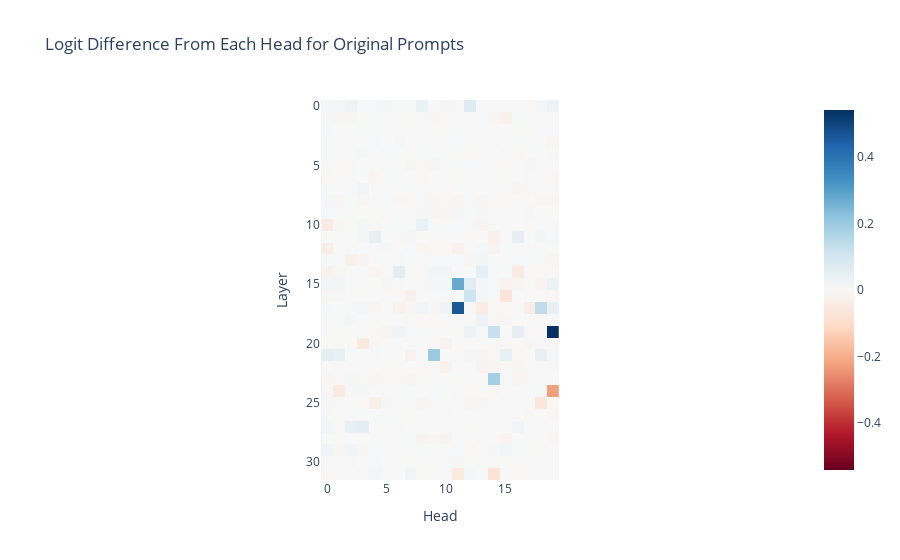

The notebook cell saved with this chart:
### Markdown cell above
We can further break down the output of each attention layer into the sum of the outputs of each attention head. Each attention layer consists of 12 heads, which each act independently and additively.

<details> <summary>Decomposing attention output into sums of heads</summary>
The standard way to compute the output of an attention layer is by concatenating the mixed values of each head, and multiplying by a big output weight matrix. But as described in [A Mathematical Framework](https://transformer-circuits.pub/2021/framework/index.html) this is equivalent to splitting the output weight matrix into a per-head output (here `model.blocks[k].attn.W_O`) and adding them up (including an overall bias term for the entire layer)
</details>

We see that only a few heads really matter - heads L9H6 and L9H9 contribute a lot positively (explaining why attention layer 9 is so important), while heads L10H7 and L11H10 contribute a lot negatively (explaining why attention layer 10 and layer 11 are actively harmful). These correspond to (some of) the name movers and negative name movers discussed in the paper. There are also several heads that matter positively or negatively but less strongly (other name movers and backup name movers)

There are a few meta observations worth making here - our model has 144 heads, yet we could localise this behaviour to a handful of specific heads, using straightforward, general techniques. This supports the claim in [A Mathematical Framework](https://transformer-circuits.pub/2021/framework/index.html) that attention heads are the right level of abstraction to understand attention. It also really surprising that there are *negative* heads - eg L10H7 makes the incorrect logit 7x *more* likely. I'm not sure what's going on there, though the paper discusses some possibilities.

### Code cell
orig_per_head_residual, labels = orig_cache.stack_head_results(
    layer=-1, pos_slice=-1, return_labels=True
)
orig_per_head_logit_diffs = residual_stack_to_logit_diff(
    orig_per_head_residual, orig_cache, orig_logit_diff_directions
)
orig_per_head_logit_diffs = einops.rearrange(
    orig_per_head_logit_diffs,
    "(layer head_index) -> layer head_index",
    layer=model.cfg.n_layers,
    head_index=model.cfg.n_heads,
)
imshow(
    orig_per_head_logit_diffs,
    labels={"x": "Head", "y": "Layer"},
    title="Logit Difference From Each Head for Original Prompts",
)

### Figure 1 — Plotly figure (JSON) as saved in the notebook; plotly's stock layout.template omitted (floating-point values rounded to 4 significant figures; data arrays with more than 128 entries replaced by an {"elided": "..."} marker saying what was removed)
{"data": [{"coloraxis": "coloraxis", "hovertemplate": "Head: %{x}<br>Layer: %{y}<br>color: %{z}<extra></extra>", "name": "0", "type": "heatmap", "xaxis": "x", "yaxis": "y", "z": {"elided": "32x20 float values"}}], "layout": {"coloraxis": {"cmid": 0, "colorscale": [[0, "rgb(103,0,31)"], [0.1, "rgb(178,24,43)"], [0.2, "rgb(214,96,77)"], [0.3, "rgb(244,165,130)"], [0.4, "rgb(253,219,199)"], [0.5, "rgb(247,247,247)"], [0.6, "rgb(209,229,240)"], [0.7, "rgb(146,197,222)"], [0.8, "rgb(67,147,195)"], [0.9, "rgb(33,102,172)"], [1, "rgb(5,48,97)"]]}, "title": {"text": "Logit Difference From Each Head for Original Prompts"}, "xaxis": {"anchor": "y", "constrain": "domain", "domain": [0, 1], "scaleanchor": "y", "title": {"text": "Head"}}, "yaxis": {"anchor": "x", "autorange": "reversed", "constrain": "domain", "domain": [0, 1], "title": {"text": "Layer"}}}}
